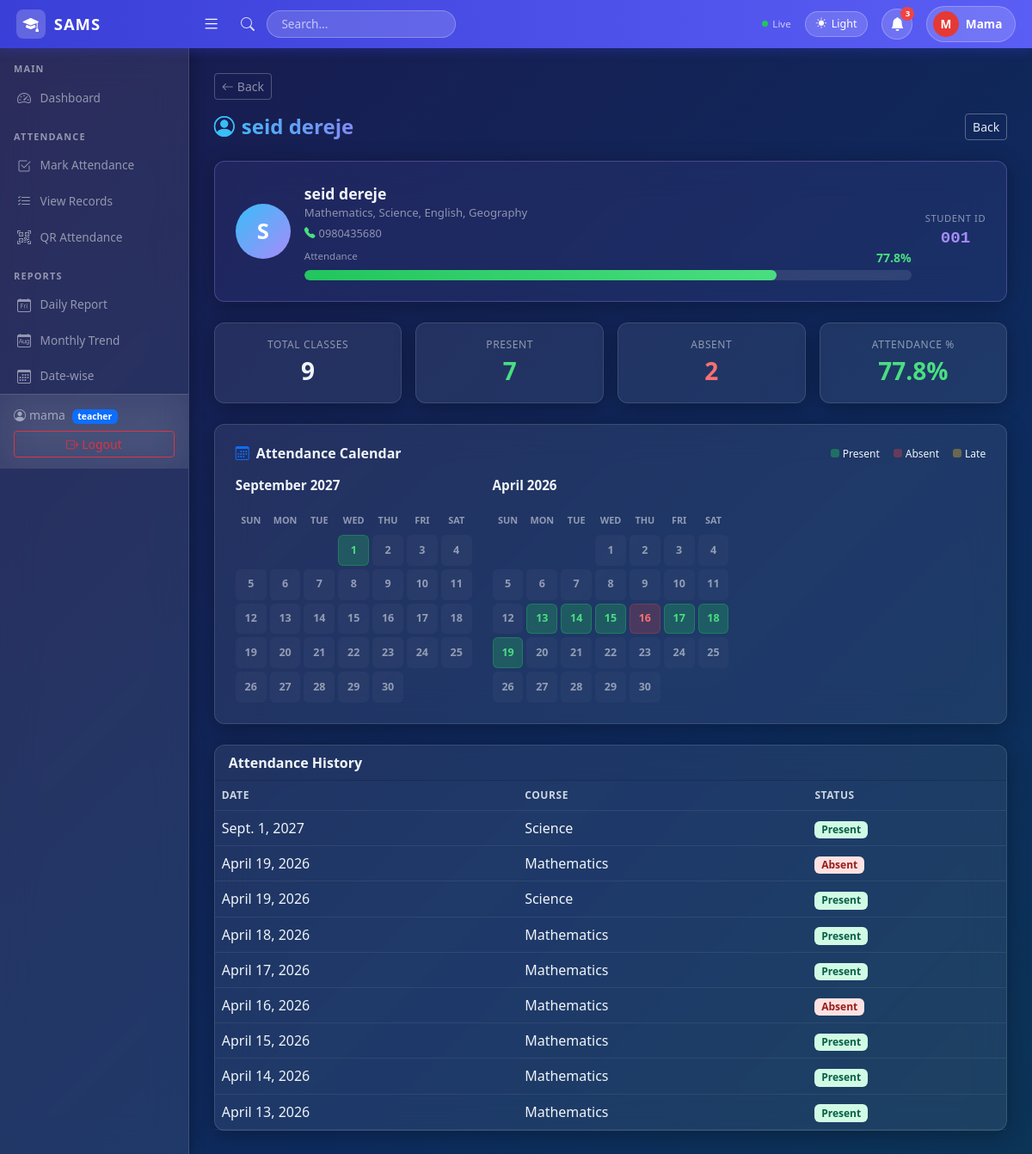
/students/1/ (signed in), run on the app's committed database.
### core/models.py (models this page shows, shortened)
class Profile(models.Model):
    ROLE_CHOICES = [('admin', 'Admin'), ('teacher', 'Teacher'), ('student', 'Student')]
    user = models.OneToOneField(User, on_delete=models.CASCADE)
    role = models.CharField(max_length=10, choices=ROLE_CHOICES, default='teacher')

class Student(models.Model):
    student_id = models.CharField(max_length=20, unique=True, null=True, blank=True)
    first_name = models.CharField(max_length=50)
    last_name = models.CharField(max_length=50)
    section = models.CharField(max_length=50, null=True, blank=True)
    department = models.CharField(max_length=100, null=True, blank=True)
    parent_contact = models.CharField(max_length=20, null=True, blank=True)
    class_group = models.ForeignKey(ClassGroup, on_delete=models.SET_NULL, null=True, blank=True, related_name='students')
    courses = models.ManyToManyField(Course, blank=True)
    user = models.OneToOneField(User, on_delete=models.SET_NULL, null=True, blank=True, related_name='student_profile')
    def __str__(self):
        return f"{self.first_name} {self.last_name}"

class Course(models.Model):
    course_name = models.CharField(max_length=100)
    teacher = models.ForeignKey(User, on_delete=models.SET_NULL, null=True, blank=True,
                                 limit_choices_to={'profile__role': 'teacher'})
    def __str__(self):
        return self.course_name

class Attendance(models.Model):
    STATUS_CHOICES = [('Present', 'Present'), ('Absent', 'Absent'), ('Late', 'Late')]
    student = models.ForeignKey(Student, on_delete=models.CASCADE)
    course = models.ForeignKey(Course, on_delete=models.CASCADE, null=True, blank=True)
    subject = models.ForeignKey(Subject, on_delete=models.CASCADE, null=True, blank=True)
    date = models.DateField()
    status = models.CharField(max_length=10, choices=STATUS_CHOICES)
    class Meta:
        unique_together = ('student', 'course', 'subject', 'date')

### core/views.py (the view, shortened to what this page needs)
# urls.py: path('students/<int:pk>/', views.student_detail, name='student_detail'),
@login_required
def student_detail(request, pk):
    role = get_role(request.user)
    student = get_object_or_404(Student, pk=pk)
    records = Attendance.objects.filter(student=student).select_related('course', 'subject').order_by('-date')
    total = records.count()
    present = records.filter(status='Present').count()
    absent = records.filter(status='Absent').count()
    late = records.filter(status='Late').count()
    pct = round((present / total * 100), 1) if total else 0
    return render(request, 'students/detail.html', {
        'student': student, 'records': records,
        'total': total, 'present': present, 'absent': absent, 'late': late, 'pct': pct
    })

### core/views.py (called while the page is built)
def get_role(user):
    try:
        return user.profile.role
    except Exception:
        return None

### templates/students/detail.html (shortened to what this page needs)
{% extends 'base.html' %}
{% block content %}
<div class="d-flex justify-content-between align-items-center mb-4">
  <h4 class="fw-bold mb-0" style="background:linear-gradient(90deg,#38bdf8,#818cf8); -webkit-background-clip:text; -webkit-text-fill-color:transparent; background-clip:text;">
    <i class="bi bi-person-circle me-2" style="-webkit-text-fill-color:#38bdf8;"></i>{{ student.first_name }} {{ student.last_name }}
  </h4>
  <a href="{% url 'student_list' %}" class="btn btn-sm btn-back">Back</a>
</div>
<div class="card p-4 mb-4" style="border:1px solid rgba(167,139,250,0.3); background:rgba(167,139,250,0.07);">
  <div class="d-flex align-items-center gap-3 flex-wrap">
    <div style="width:64px;height:64px;border-radius:50%;background:linear-gradient(135deg,#38bdf8,#a78bfa);display:flex;align-items:center;justify-content:center;font-size:1.6rem;color:#fff;font-weight:800;flex-shrink:0;">
      {{ student.first_name|first|upper }}
    </div>
    <div class="flex-grow-1">
      <div style="color:var(--text-primary);font-size:1.1rem;font-weight:700;">{{ student.first_name }} {{ student.last_name }}</div>
      <div style="color:var(--text-muted);font-size:.82rem;">
        {% for c in student.courses.all %}{{ c.course_name }}{% if not forloop.last %}, {% endif %}{% empty %}No course assigned{% endfor %}
      </div>
      {% if student.parent_contact %}
      <div style="color:var(--text-muted); font-size:.8rem; margin-top:.25rem;">
        <i class="bi bi-telephone-fill me-1" style="color:#4ade80;"></i>{{ student.parent_contact }}
      </div>
      {% endif %}
      <div class="mt-2">
        <div class="d-flex justify-content-between mb-1">
          <small style="color:var(--text-muted); font-size:.72rem;">Attendance</small>
          <small style="font-weight:700;" class="{% if pct >= 75 %}text-success-bright{% elif pct >= 50 %}text-warning-bright{% else %}text-danger-bright{% endif %}">{{ pct }}%</small>
        </div>
        <div class="att-progress">
          <div class="att-progress-bar pct-bar {% if pct >= 75 %}bar-success{% elif pct >= 50 %}bar-warning{% else %}bar-danger{% endif %}"
            data-pct="{{ pct }}"></div>
        </div>
      </div>
    </div>
    <div class="d-flex gap-3 flex-wrap">
      <div class="text-center">
        <div style="color:var(--text-muted);font-size:.7rem;text-transform:uppercase;letter-spacing:.6px;">Student ID</div>
        <div style="color:#a78bfa;font-size:1.2rem;font-weight:800;font-family:monospace;">{{ student.student_id|default:student.id }}</div>
      </div>
    </div>
  </div>
</div>
<div class="row g-3 mb-4">
  <div class="col-6 col-md-3">
    <div class="card p-3 text-center">
      <div style="color:var(--text-muted); font-size:.75rem; text-transform:uppercase; letter-spacing:.6px;">Total Classes</div>
      <div class="fs-3 fw-bold" style="color:var(--text-primary);">{{ total }}</div>
    </div>
  </div>
  <div class="col-6 col-md-3">
    <div class="card p-3 text-center">
      <div style="color:var(--text-muted); font-size:.75rem; text-transform:uppercase; letter-spacing:.6px;">Present</div>
      <div class="fs-3 fw-bold" style="color:#4ade80;">{{ present }}</div>
    </div>
  </div>
  <div class="col-6 col-md-3">
    <div class="card p-3 text-center">
      <div style="color:var(--text-muted); font-size:.75rem; text-transform:uppercase; letter-spacing:.6px;">Absent</div>
      <div class="fs-3 fw-bold" style="color:#f87171;">{{ absent }}</div>
    </div>
  </div>
  <div class="col-6 col-md-3">
    <div class="card p-3 text-center">
      <div style="color:var(--text-muted); font-size:.75rem; text-transform:uppercase; letter-spacing:.6px;">Attendance %</div>
      <div class="fs-3 fw-bold {% if pct >= 75 %}text-success-bright{% elif pct >= 50 %}text-warning-bright{% else %}text-danger-bright{% endif %}">{{ pct }}%</div>
    </div>
  </div>
</div>
<div class="card p-4 mb-4">
  <div class="d-flex justify-content-between align-items-center mb-3">
    <h6 class="fw-bold mb-0" style="color:var(--text-primary);"><i class="bi bi-calendar3 me-2 text-primary"></i>Attendance Calendar</h6>
    <div class="d-flex gap-3" style="font-size:.75rem;">
      <span><span style="display:inline-block;width:10px;height:10px;border-radius:3px;background:rgba(34,197,94,0.4);margin-right:4px;"></span>Present</span>
      <span><span style="display:inline-block;width:10px;height:10px;border-radius:3px;background:rgba(239,68,68,0.35);margin-right:4px;"></span>Absent</span>
      <span><span style="display:inline-block;width:10px;height:10px;border-radius:3px;background:rgba(251,191,36,0.35);margin-right:4px;"></span>Late</span>
    </div>
  </div>
  <div id="calendarContainer"></div>
</div>
<div class="card">
  <div class="card-header fw-bold" style="color:var(--text-primary);">Attendance History</div>
  <table class="table table-hover mb-0">
    <thead>
      <tr>
        <th>Date</th>
        <th>Course</th>
        <th>Status</th>
      </tr>
    </thead>
    <tbody>
      {% for r in records %}
      <tr>
        <td>{{ r.date }}</td>
        <td>{{ r.course }}</td>
        <td>
          {% if r.status == 'Present' %}
            <span class="badge badge-present">Present</span>
          {% else %}
            <span class="badge badge-absent">Absent</span>
          {% endif %}
        </td>
      </tr>
      {% empty %}
      <tr><td colspan="3" class="text-center py-3" style="color:var(--text-muted);">No attendance records.</td></tr>
      {% endfor %}
    </tbody>
  </table>
</div>
{% endblock %}

### templates/base.html (shortened to what this page needs)
<!DOCTYPE html>
<html lang="en" id="htmlRoot">
<head>
  <link href="https://cdn.jsdelivr.net/npm/bootstrap@5.3.0/dist/css/bootstrap.min.css" rel="stylesheet">
  <link href="https://cdn.jsdelivr.net/npm/bootstrap-icons@1.10.5/font/bootstrap-icons.css" rel="stylesheet">
</head>
<body>
{% if user.is_authenticated %}
<nav class="top-navbar">
  <a href="{% url 'home' %}" class="brand">
    <div class="brand-icon"><i class="bi bi-mortarboard-fill text-white"></i></div>
    SAMS
  </a>
  <button class="hamburger ms-2" id="sidebarToggle"><i class="bi bi-list"></i></button>
  <div class="d-flex align-items-center ms-3 gap-2 flex-grow-1">
    <i class="bi bi-search search-icon"></i>
    <input type="text" class="search-box d-none d-md-block" placeholder="Search...">
  </div>
  <div class="d-flex align-items-center gap-3 ms-auto">
    <div class="sync-indicator d-none d-md-flex">
      <div class="sync-dot"></div>Live
    </div>
    <button class="theme-btn" onclick="toggleTheme()" id="themeBtn">
      <i class="bi bi-moon-fill" id="themeIcon"></i>
      <span id="themeLabel" class="d-none d-md-inline">Dark</span>
    </button>
    <div style="position:relative;">
      <button class="notif-btn" id="notifBtn" onclick="toggleNotif()">
        <i class="bi bi-bell-fill"></i>
        <span class="notif-badge" id="notifBadge">3</span>
      </button>
    </div>
    <a href="{% url 'logout' %}" class="user-pill">
      <div class="user-avatar">{{ user.username|first|upper }}</div>
      <span class="d-none d-md-inline">{{ user.username|capfirst }}</span>
    </a>
  </div>
</nav>
<div class="sidebar" id="sidebar">
  <div class="section-label">Main</div>
  <a href="{% url 'home' %}" class="nav-link {% if request.resolver_match.url_name == 'home' %}active{% endif %}">
    <i class="bi bi-speedometer2"></i> Dashboard
  </a>
  {% if user.profile.role == 'student' %}
  <div class="section-label">My Account</div>
  <a href="{% url 'student_dashboard' %}" class="nav-link {% if request.resolver_match.url_name == 'student_dashboard' %}active{% endif %}">
    <i class="bi bi-speedometer2"></i> Dashboard
  </a>
  <div class="section-label">My Attendance</div>
  <a href="{% url 'student_attendance' %}" class="nav-link {% if request.resolver_match.url_name == 'student_attendance' %}active{% endif %}">
    <i class="bi bi-list-check"></i> Attendance Records
  </a>
  <a href="{% url 'student_reports' %}" class="nav-link {% if request.resolver_match.url_name == 'student_reports' %}active{% endif %}">
    <i class="bi bi-bar-chart-fill"></i> My Reports
  </a>
  <a href="{% url 'student_profile' %}" class="nav-link {% if request.resolver_match.url_name == 'student_profile' %}active{% endif %}">
    <i class="bi bi-person-circle"></i> My Profile
  </a>
  {% else %}
  <div class="section-label">Attendance</div>
  <a href="{% url 'attendance_mark' %}" class="nav-link {% if request.resolver_match.url_name == 'attendance_mark' %}active{% endif %}">
    <i class="bi bi-check2-square"></i> Mark Attendance
  </a>
  <a href="{% url 'attendance_list' %}" class="nav-link {% if request.resolver_match.url_name == 'attendance_list' %}active{% endif %}">
    <i class="bi bi-list-check"></i> View Records
  </a>
  <a href="{% url 'qr_generate' %}" class="nav-link {% if request.resolver_match.url_name == 'qr_generate' or request.resolver_match.url_name == 'qr_session_detail' %}active{% endif %}">
    <i class="bi bi-qr-code-scan"></i> QR Attendance
  </a>
  <div class="section-label">Reports</div>
  <a href="{% url 'report_daily' %}" class="nav-link {% if request.resolver_match.url_name == 'report_daily' %}active{% endif %}">
    <i class="bi bi-calendar-day"></i> Daily Report
  </a>
  <a href="{% url 'report_monthly' %}" class="nav-link {% if request.resolver_match.url_name == 'report_monthly' %}active{% endif %}">
    <i class="bi bi-calendar-month"></i> Monthly Trend
  </a>
  <a href="{% url 'report_datewise' %}" class="nav-link {% if request.resolver_match.url_name == 'report_datewise' %}active{% endif %}">
    <i class="bi bi-calendar3"></i> Date-wise
  </a>
  {% endif %}
  <div class="sidebar-footer">
    <small class="d-block" style="color:var(--text-muted);">
      <i class="bi bi-person-circle me-1"></i>{{ user.username }}
      <span class="badge bg-primary ms-1" style="font-size:.65rem;">
        {% if user.is_superuser %}admin{% else %}{{ user.profile.role }}{% endif %}
      </span>
    </small>
    <a href="{% url 'logout' %}" class="btn btn-sm btn-outline-danger w-100 mt-2">
      <i class="bi bi-box-arrow-right me-1"></i>Logout
    </a>
  </div>
</div>
<div class="page-wrapper" id="pageWrapper">
  {% if request.resolver_match.url_name != 'home' and request.resolver_match.url_name != 'student_dashboard' %}
  <div class="mb-3">
    <button onclick="history.back()" class="btn btn-sm" style="border:1px solid rgba(255,255,255,0.25); color:var(--text-muted); background:transparent; transition:all .2s;"
      onmouseover="this.style.background='rgba(255,255,255,0.1)'; this.style.color='var(--text-primary)'"
      onmouseout="this.style.background='transparent'; this.style.color='var(--text-muted)'">
      <i class="bi bi-arrow-left me-1"></i>Back
    </button>
  </div>
  {% endif %}
  {% block content %}{% endblock %}
</div>
{% endif %}
</body>
</html>

### templates/students/detail.html (style rules this page uses)
.btn-back { border:1px solid rgba(255,255,255,0.3); color:#e2e8f0; background:transparent; transition:all .2s; }
.att-progress { height:12px; border-radius:6px; background:rgba(255,255,255,0.1); overflow:hidden; }
.att-progress-bar { height:100%; border-radius:6px; transition:width .6s ease; }

### data on the page
Student: first_name "seid", last_name "dereje", first_name|first "S", parent_contact "0980435680", student_id "001"
Course: course_name "Mathematics"
Course: course_name "Science"
Course: course_name "English"
Course: course_name "Geography"
Attendance: date "Sept. 1, 2027", course "Science", status "Present"
Attendance: date "April 19, 2026", course "Mathematics", status "Absent"
Attendance: date "April 19, 2026", course "Science", status "Present"
Attendance: date "April 18, 2026", course "Mathematics", status "Present"
Attendance: date "April 17, 2026", course "Mathematics", status "Present"
Attendance: date "April 16, 2026", course "Mathematics", status "Absent"
Attendance: date "April 15, 2026", course "Mathematics", status "Present"
Attendance: date "April 14, 2026", course "Mathematics", status "Present"
Attendance: date "April 13, 2026", course "Mathematics", status "Present"

### other printed values
{{ user.username|first|upper }} "M"
{{ user.username|capfirst }} "Mama"
{{ user.username }} "mama"
{{ user.profile.role }} "teacher"
{{ pct }} "77.8"
{{ total }} "9"
{{ present }} "7"
{{ absent }} "2"
